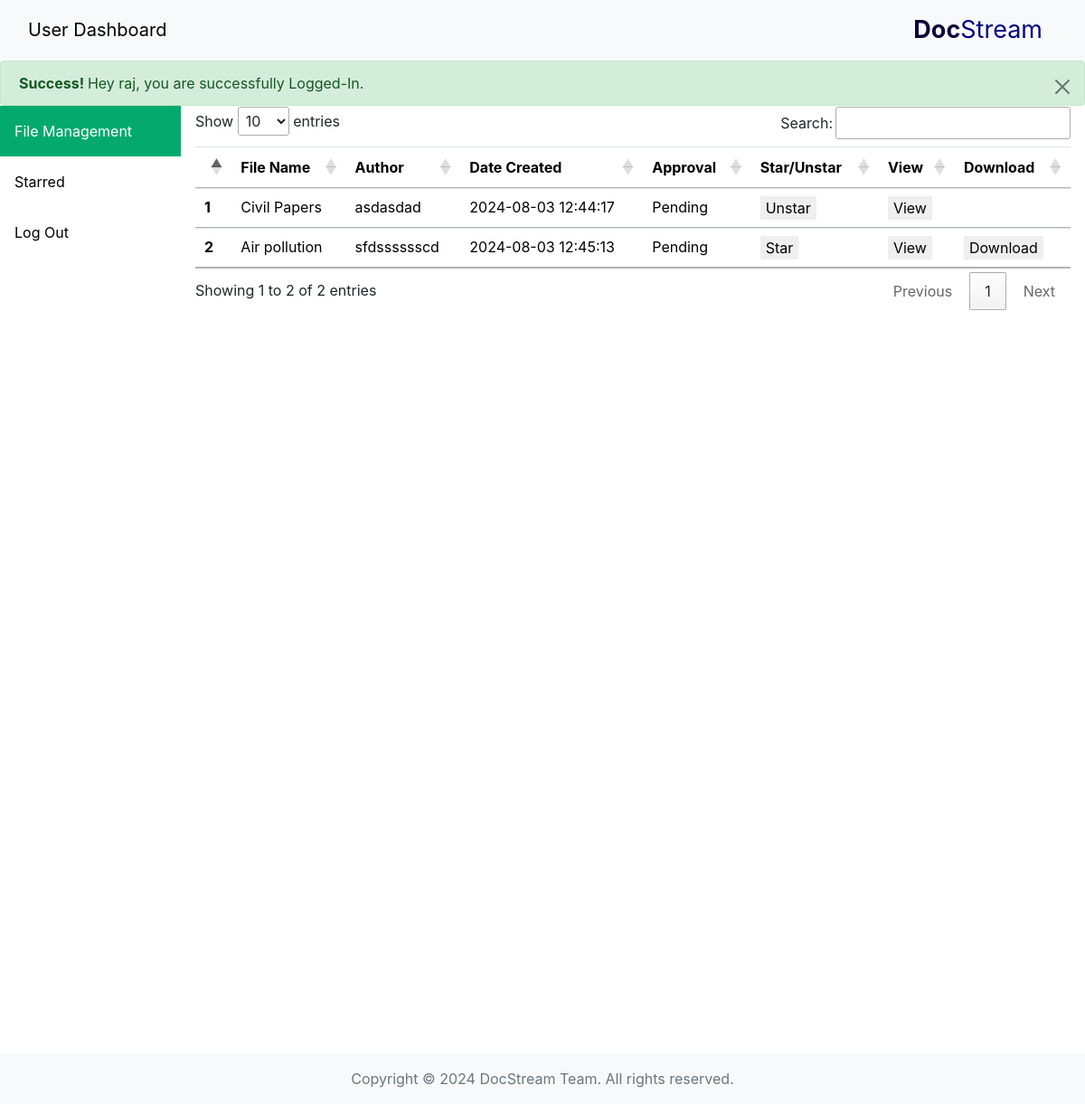
The app's page /user/user.php (signed in), older data.
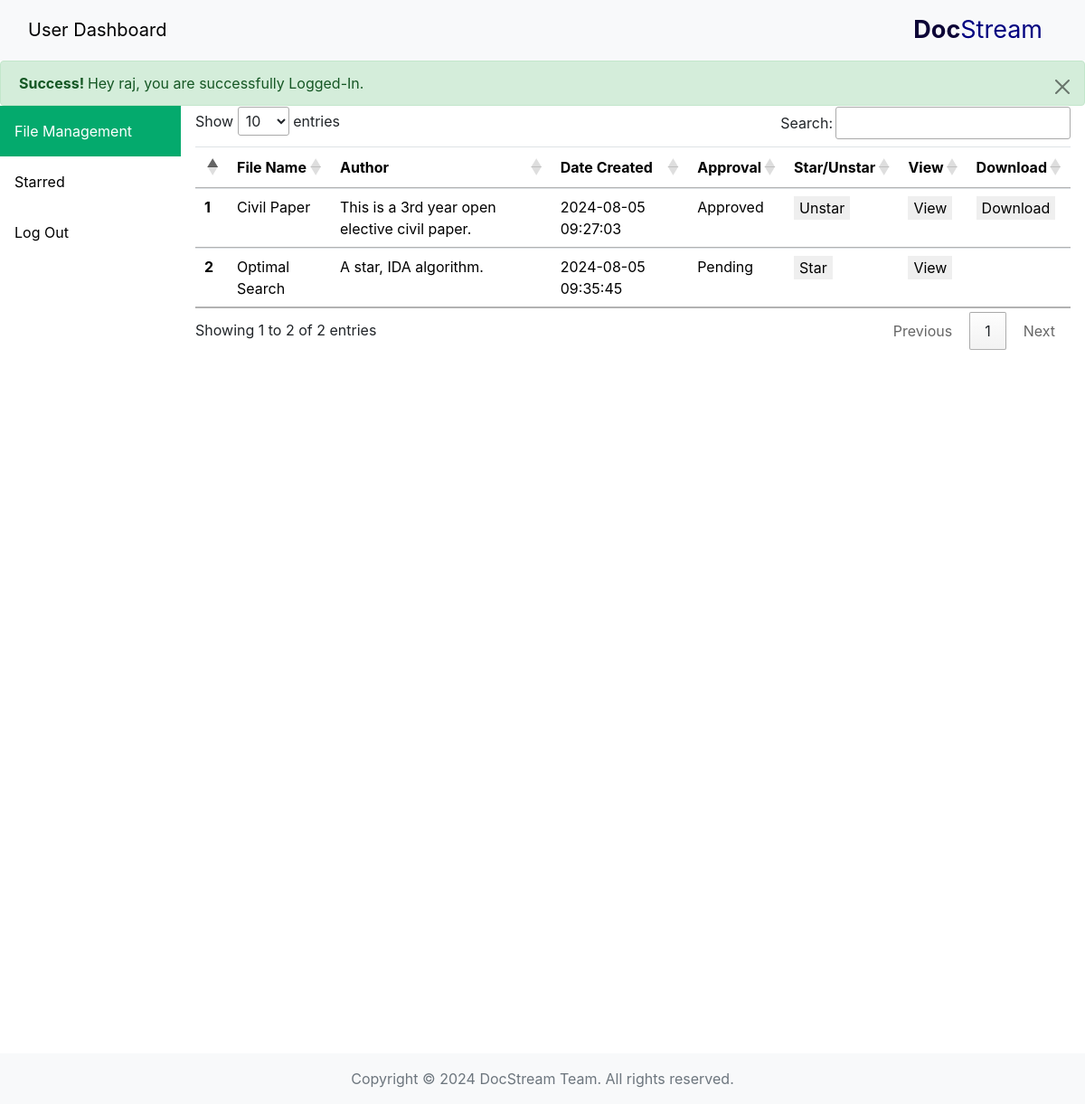
The same page, newer data.
### tables this page shows
CREATE TABLE `access_control` (
  `access_id` int(11) NOT NULL,
  `user_id` int(11) DEFAULT NULL,
  `document_id` int(11) DEFAULT NULL,
  `access_type` enum('View Only','View and Download') DEFAULT NULL,
  `access_granted_by` int(11) DEFAULT NULL,
  `granted_date` timestamp NOT NULL DEFAULT current_timestamp()
);

CREATE TABLE `documents` (
  `document_id` int(11) NOT NULL,
  `title` varchar(255) NOT NULL,
  `description` text DEFAULT NULL,
  `file_path` varchar(255) NOT NULL,
  `file_type` varchar(50) NOT NULL,
  `upload_date` timestamp NOT NULL DEFAULT current_timestamp(),
  `uploaded_by` int(11) DEFAULT NULL,
  `status` enum('Active','Archived') DEFAULT 'Active'
);

CREATE TABLE `document_approvals` (
  `approval_id` int(11) NOT NULL,
  `document_id` int(11) DEFAULT NULL,
  `approved_by` int(11) DEFAULT NULL,
  `approval_date` timestamp NOT NULL DEFAULT current_timestamp(),
  `status` enum('Pending','Approved','Rejected') NOT NULL DEFAULT 'Pending'
);

### user/user.php (the view, shortened to what the changed rows need)
<?php
include '../partials/_dbconnect.php';
?>
<!DOCTYPE html>
<html lang="en">
<head>
    <link rel="stylesheet" href="/DMS/user/user.css">
    <link href="https://cdn.jsdelivr.net/npm/bootstrap@5.3.3/dist/css/bootstrap.min.css" rel="stylesheet">
    <link rel="stylesheet" href="https://stackpath.bootstrapcdn.com/bootstrap/4.4.1/css/bootstrap.min.css">
    <link rel="stylesheet" href="https://cdn.datatables.net/1.10.20/css/jquery.dataTables.min.css">
</head>
<body style="padding-top: 67px;">
    <?php
    $servername = "127.0.0.1";
    $username = "root";
    try {
        $conn = new PDO("mysql:host=$servername;dbname=dms", $username);
        $conn->setAttribute(PDO::ATTR_ERRMODE, PDO::ERRMODE_EXCEPTION);
    } catch (PDOException $e) {
    }
    $user = $_SESSION['srno'];
    $sql = "SELECT document_id, access_type FROM access_control WHERE user_id=$user";
    $result = $conn->query($sql);
    ?>
    <div id="fileManagementSection">
        <div class="content">
            <table class="table" id="myTable">
                <thead>
                    <tr>
                        <th scope="col"></th>
                        <th scope="col">File Name</th>
                        <th scope="col">Author</th>
                        <th scope="col">Date Created</th>
                        <th scope="col">Approval</th>
                        <th scope="col">Star/Unstar</th>
                        <th scope="col">View</th>
                        <th scope="col">Download</th>
                    </tr>
                </thead>
                <tbody class="table-group-divider">
                    <?php
                    if ($result->rowCount() > 0) {
                        $no = 0;
                        while ($row = $result->fetch(PDO::FETCH_ASSOC)) {
                            $sql1 = "SELECT title, description, file_path, upload_date, uploaded_by FROM documents WHERE document_id= $row[document_id]";
                            $result1 = $conn->query($sql1);
                            $row1 = $result1->fetch(PDO::FETCH_ASSOC);
                            $no++;
                            echo "<tr>
                            <th scope='row'>$no</th>
                            <td>{$row1['title']}</td>
                            <td>{$row1['description']}</td>
                            <td>{$row1['upload_date']}</td>
                            <td>";
                            $sql2 = "SELECT status FROM document_approvals WHERE document_id= $row[document_id]";
                            $result2 = $conn->query($sql2);
                            $row2 = $result2->fetch(PDO::FETCH_ASSOC);
                            echo $row2['status'];
                            echo "</td>
                            <td>
                                <form action='toggle_star.php' method='POST' style='display:inline;'>
                                    <input type='hidden' name='document_id' value='{$row['document_id']}'>
                                    <button type='submit'>";
                            $starred_sql_check = "SELECT * FROM starred_documents WHERE user_id=$user AND document_id={$row['document_id']}";
                            $starred_check_result = $conn->query($starred_sql_check);
                            echo $starred_check_result->rowCount() > 0 ? 'Unstar' : 'Star';
                            echo "</button>
                                </form>
                            </td>
                            <td>
                                <form action='view_file.php' method='GET' style='display:inline;'>
                                    <input type='hidden' name='id' value='{$row1['file_path']}'>
                                    <button type='submit'>View</button>
                                </form>
                            </td>";
                            if ($row['access_type'] == 'View and Download') {
                                echo " <td>
                                <form action='download_file.php' method='GET' style='display:inline;'>
                                    <input type='hidden' name='new' value='{$row1['file_path']}'>
                                    <button type='submit'>Download</button>
                                </form>
                            </td>";
                            } else {
                                echo "<td></td>";
                            }
                            echo " </tr>";
                        }
                    }
                    ?>
                </tbody>
            </table>
        </div>
    </div>
</body>
</html>

Row changes from the older to the newer data that the page shows:
removed access_control: document.title "Civil Papers", document.description "asdasdad", document.upload_date "2024-08-03 12:44:17", document_approvals.status "Pending", shows "Unstar", access_type "View Only" (drawn)
removed access_control: document.title "Air pollution", document.description "sfdsssssscd", document.upload_date "2024-08-03 12:45:13", document_approvals.status "Pending", shows "Star"
added access_control: document.title "Civil Paper", document.description "This is a 3rd year open elective civil paper.", document.upload_date "2024-08-05 09:27:03", document_approvals.status "Approved", shows "Unstar"
added access_control: document.title "Optimal Search", document.description "A star, IDA algorithm.", document.upload_date "2024-08-05 09:35:45", document_approvals.status "Pending", shows "Star", access_type "View Only" (drawn)
